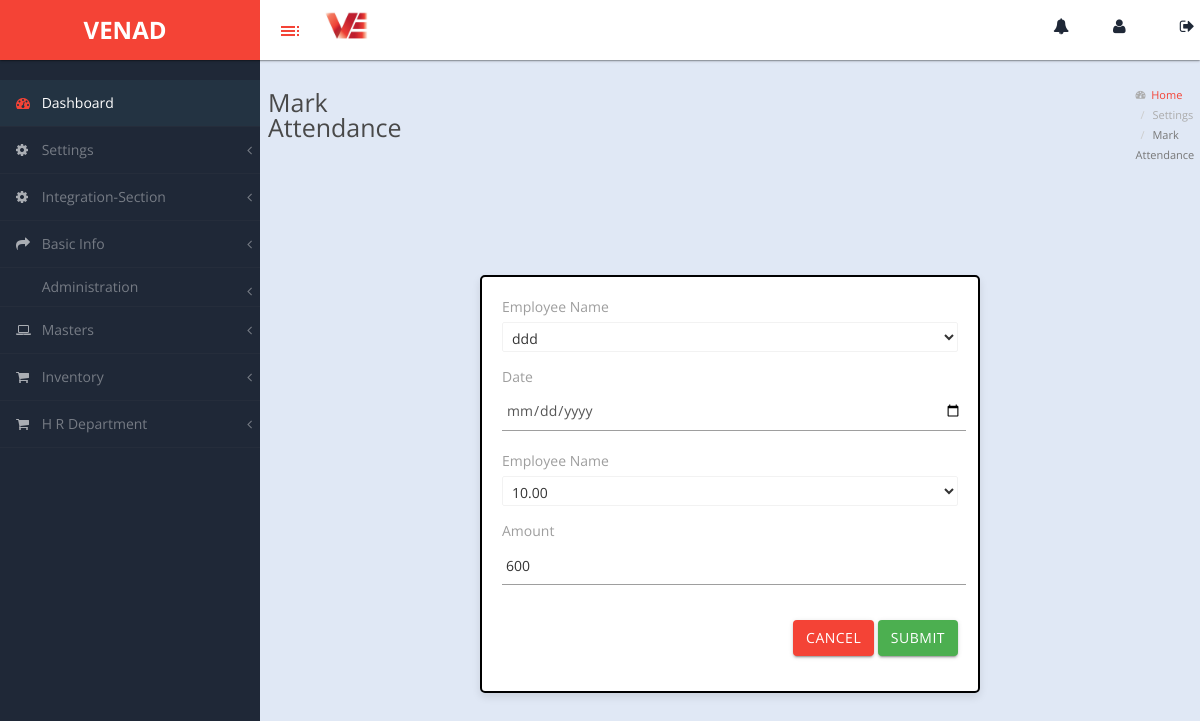
/overtime_edit_page/2, run on the app's committed database.
### venadapp/models.py (models this page shows, shortened)
class Overtime(models.Model):
    employee = models.ForeignKey(Employee, on_delete=models.CASCADE, null=True)
    date = models.DateField(null=True)
    hours = models.DecimalField(max_digits=5, decimal_places=2, null=True)
    amount = models.CharField(max_length=50, null=True)

class Employee(models.Model):
    emp_type=models.CharField(max_length=100,null=True)
    photo = models.ImageField(upload_to='photos/', null=True, blank=True)
    employee_id = models.CharField(max_length=50, null=True)  # Assuming it's unique
    name = models.CharField(max_length=255)
    blood_group = models.CharField(max_length=10, null=True, blank=True)
    designation = models.CharField(max_length=255)
    address = models.CharField(max_length=350)
    phone = models.CharField(max_length=20)
    phone_2 = models.CharField(max_length=20, null=True, blank=True)
    email = models.EmailField(max_length=255)
    doj = models.DateField()  # Date of Joining
    basic_salary = models.DecimalField(max_digits=10, decimal_places=2)
    ac_number = models.CharField(max_length=255)  # Account Number
    govt_id = models.ImageField(upload_to='photos/', null=True, blank=True)

### venadapp/views.py (the view)
# urls.py: path("overtime_edit_page/<id>",views.overtime_edit_page),
def overtime_edit_page(request,id):
    obj = get_object_or_404(Overtime,pk = id)
    obj_emp = Employee.objects.all()
    context = {
        'emp' : obj_emp,
        'ovr' : obj
    }
    return render(request,'overtime_edit_page.html',context)

### templates/overtime_edit_page.html (shortened to what this page needs)
<!DOCTYPE html>
{% include 'base.html' %}
<html lang="en">
<head>
</head>
<body>
    <div id="page-wrapper">
        <div class="header">
          <div class="navbar2">
              <p class="financial-year">Mark Attendance</p>
                      <ol style="margin-right: 20px;" class="breadcrumb"><br>
                    <li><i style="font-size: 10px; padding-top: 5px;"  class="fa fa-tachometer"></i><a href="/dashboard/"> &nbsp;&nbsp;Home</a></li>
                    <li>Settings</li>
                    <li class="active">Mark Attendance</li>
                  </ol>
            </div>
        </div>
        <div class="form-container">
            <form action = "/overtime_edit_save/" method="post"> {% csrf_token %}
                <div class="form-group">
                    <label for="username">Employee Name</label>
                    <select name = "emp_name" id="emp_name" class="waves-effect waves-dark">
                        <option value = "{{ovr.employee.id}}">{{ovr.employee.name}}</option>
                    </select>
                </div>
                <div class="form-group">
                    <label for="Date">Date</label>
                    <input type="date" class="form-control" name="date" >
                </div>
                <div class="form-group">
                    <label for="Hours">Employee Name</label>
                    <select name = "hours" id="hours" class="waves-effect waves-dark">
                        <option value="{{ovr.hours}}">{{ovr.hours}}</option>
                    </select>
                </div>
                 <div class="form-group">
                    <label for="amount">Amount</label>
                     <input type="text" name = "amount" id="amount" value="{{ovr.amount}}" >
                </div>
                <div class="form-group text-right">
                    <button type="button" class="btn btn-cancel" onclick="window.location.href='/dashboard/'">Cancel</button>
                    <button type="submit" class="btn btn-submit">Submit</button>
                </div>
            </form>
        </div>
    </div>
</body>
</html>

### static/css/custom-styles.css (style rules this page uses)
body { font-family: 'Open Sans', sans-serif; background: #1F2837; }
#page-wrapper { padding: 15px 15px; min-height: 600px; background: #ececec; }
p { font-size: 14px; line-height:25px; }
label { display: inline-block; max-width: 100%; margin-bottom: 5px; font-weight: 400; }
#page-wrapper { position: relative; top: 55px; -moz-box-shadow: 0 0 10px #757575; }
.breadcrumb { padding: 10px 10px 10px 20px;margin-bottom: 0;list-style: none;border-radius: 0;background: transparent;line-height: 20px;font-size: 11px;margin-left: 14px; }
#page-wrapper { background: #e0e8f5; }
@media (min-width:768px) { #page-wrapper { margin: 0 0 0 260px; padding: 0; min-height: 1200px; } }
.header .breadcrumb:before { font-size: 11px; margin-right: 0px; color: #717171; display: none; }
.header .breadcrumb li a { font-size: 11px; font-size: 11px; text-decoration: none; color: #717171; text-decoration: none; color: #f44336; }

### templates/base.html (style rules this page uses)
.navbar2 { display: flex; align-items: center; padding-left: 8px; }
.financial-year { padding-top: 10px; color: rgb(73, 73, 73); margin-right: 20px; }

### templates/overtime_edit_page.html (style rules this page uses)
.navbar2 { display: flex; align-items: center; padding-left: 8px; }
.financial-year { font-size: 25px; padding-top: 10px; color: rgb(73, 73, 73); margin-right: 700px; }
.form-container { background-color: white; margin-top: 100px; max-width: 500px; margin-left: auto; margin-right: auto; border: 2px solid #000; padding: 20px; border-radius: 5px; box-shadow: 0 4px 8px rgba(0, 0, 0, 0.1); }
.btn-cancel { background-color: #f44336; color: white; }
.btn-submit { background-color: #4CAF50; color: white; }

### data on the page
Overtime: emp_name "ddd", hours "10.00", amount "600"
